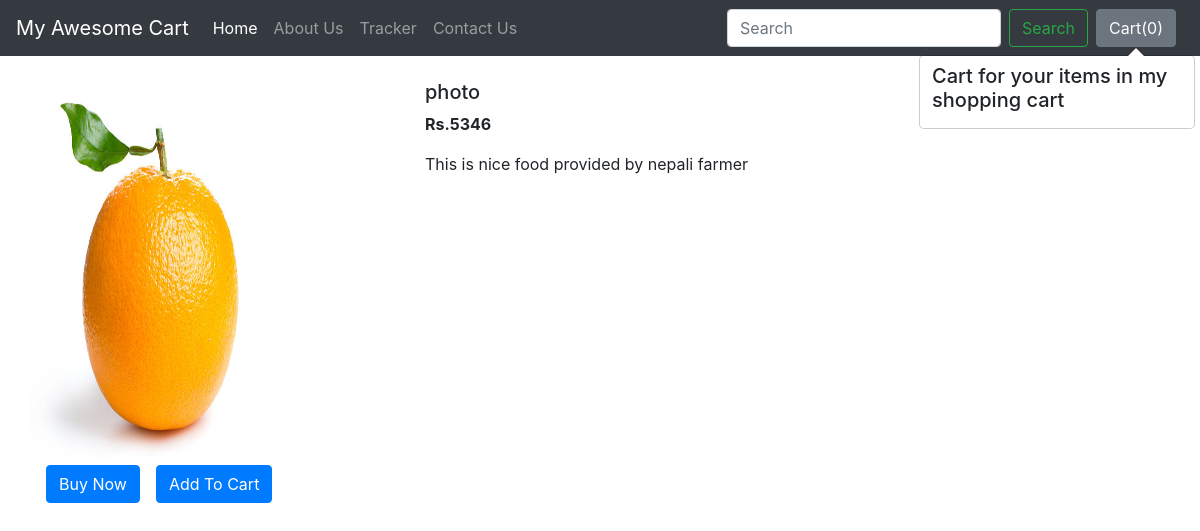
The app's page /shop/productview/2, older data.
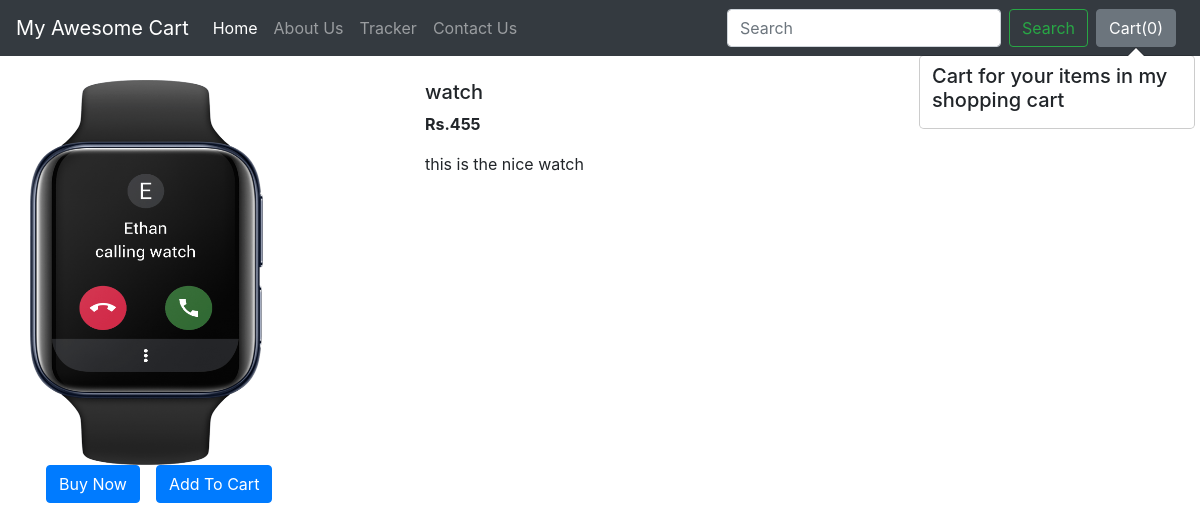
The same page, newer data.
### shop/models.py (models this page shows)
class Product(models.Model):
    id =models.AutoField(primary_key=True)
    product_name =models.CharField(max_length=20)
    category = models.CharField(max_length=50, default="")
    sub_category = models.CharField(max_length=20, default="")
    price = models.IntegerField(default=0)
    image = models.ImageField(upload_to="shop/image")
    desc = models.CharField(max_length=200)
    pub_date = models.DateField()
    def __str__(self):
        return self.product_name

### shop/views.py (the view)
# urls.py: path("productview/<int:id>",quickview,name="quickview"),
def quickview(request, id):
    prods = Product.objects.get(id=id)
    print(prods)
    param = {"prods":prods}
    return render(request,'shop/detail.html',param)

### shop/templates/shop/detail.html (shortened to what this page needs)
{% extends 'shop/base.html' %}
{% block body %}
<div class="container my-4">
    <div class="row">
    <div class="col-md-4">
    <div class="row">
        <img src="/media/{{prods.image}}" width="233px" height="385px">
    </div>
        <div class="row">
            <button class="btn btn-primary mx-3">Buy Now</button>
            <button class="btn btn-primary">Add To Cart</button>
        </div>
    </div>
    <div class="col-md-8">
        <h5>{{prods.product_name}}</h5>
        <p><b>Rs.{{prods.price}} </b></p>
        <p>{{prods.desc}}</p>
    </div>
    </div>
</div>
{% endblock %}

### shop/templates/shop/base.html (shortened to what this page needs)
<!doctype html>
<html lang="en">
  <head>
    <link rel="stylesheet" href="https://stackpath.bootstrapcdn.com/bootstrap/4.2.1/css/bootstrap.min.css">
  </head>
  <body>
    <nav class="navbar navbar-expand-lg navbar-dark bg-dark">
  <a class="navbar-brand" href="/shop">My Awesome Cart</a>
  <div class="collapse navbar-collapse" id="navbarSupportedContent">
    <ul class="navbar-nav mr-auto">
      <li class="nav-item active">
        <a class="nav-link" href="/shop">Home <span class="sr-only">(current)</span></a>
      </li>
      <li class="nav-item">
        <a class="nav-link" href="/shop/about">About Us</a>
      </li>
      <li class="nav-item">
        <a class="nav-link" href="/shop/tracker">Tracker</a>
      </li>
      <li class="nav-item">
        <a class="nav-link" href="/shop/contact">Contact Us</a>
      </li>
    </ul>
    <form class="form-inline my-2 my-lg-0">
      <input class="form-control mr-sm-2" type="search" placeholder="Search" aria-label="Search">
      <button class="btn btn-outline-success my-2 my-sm-0" type="submit">Search</button>
    </form>
    <button type="button" class="btn btn-secondary mx-2" id="popcart" data-container="body" data-toggle="popover" data-placement="bottom" data-html="true" data-content="Vivamussagittis lacus vel augue laoreet rutrum faucibus.">
        Cart(<span id="cart">0</span>)
    </button>
  </div>
</nav>
  {% block body %} {% endblock %}
  </body>
</html>

Row changes from the older to the newer data that the page shows:
changed Product: image: a different picture; product_name "photo" → "watch"; price "5346" → "455"; desc "This is nice food provided by nepali farmer" → "this is the nice watch"
